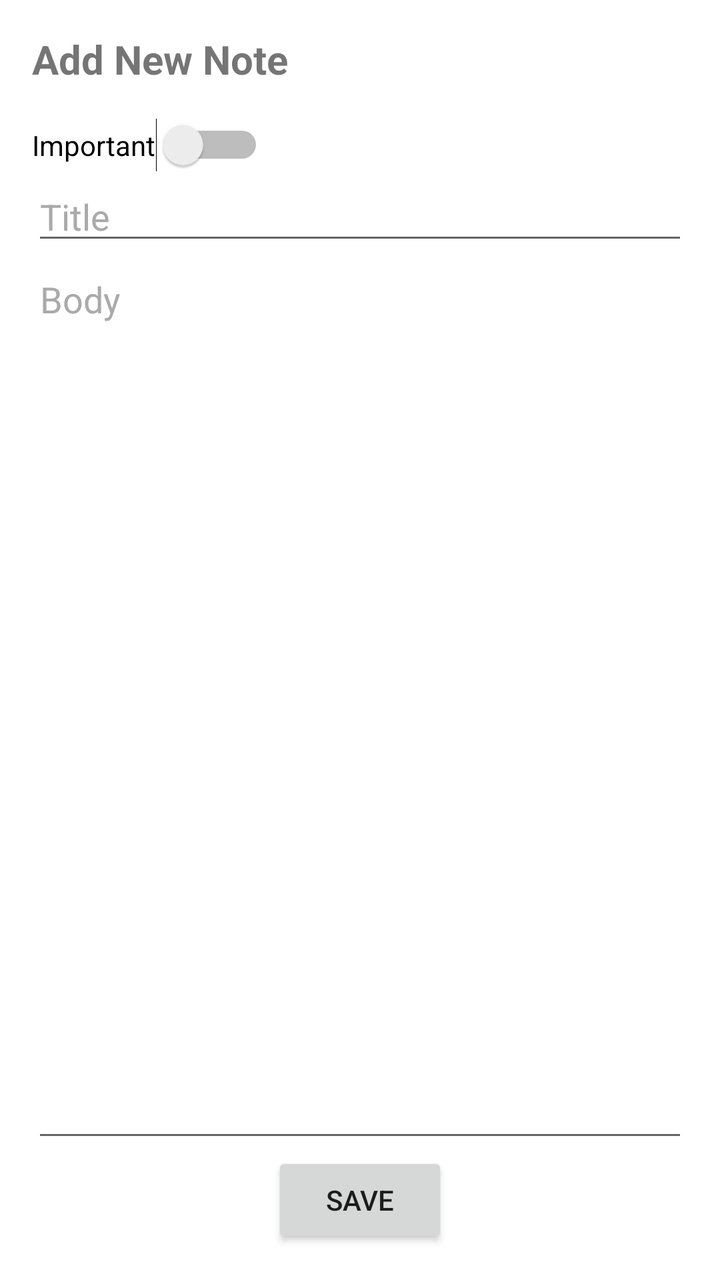
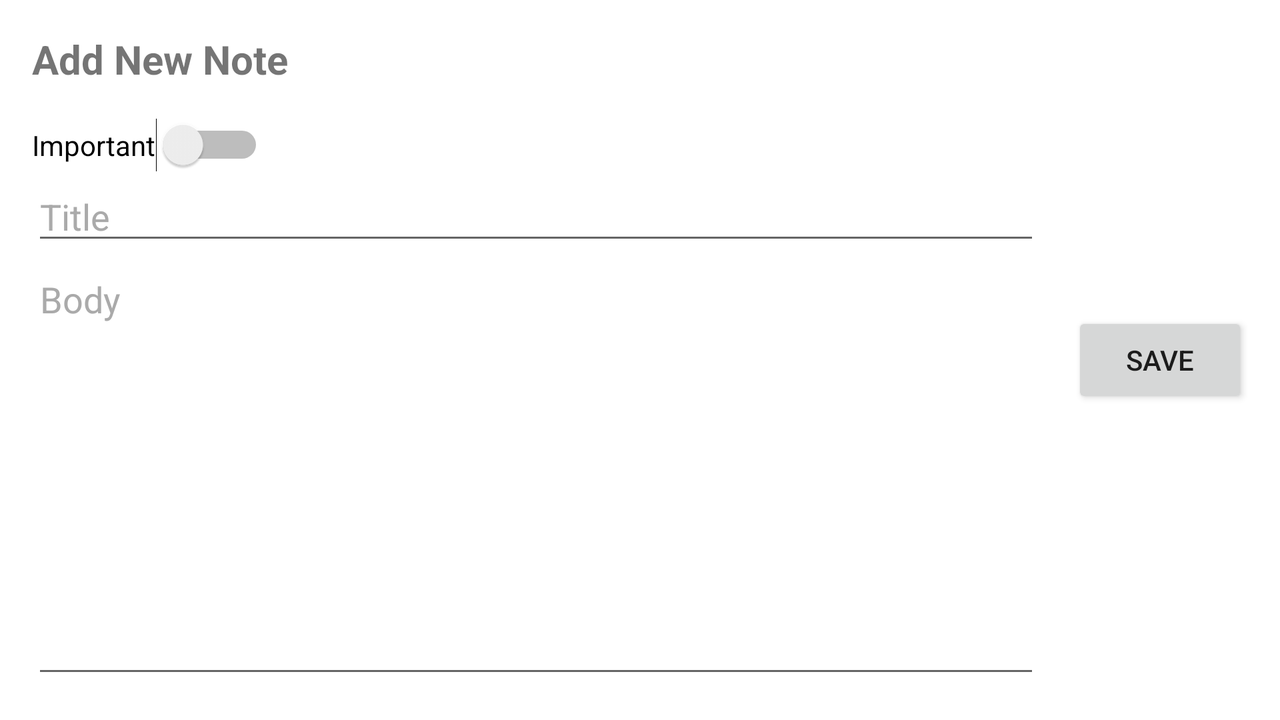

Compare how this app lays out the same screen by default and in its alternative resource folder. The renders come first, then the two layout files and the values they reference.
<!-- AndroidManifest.xml: application theme Theme.MultipleFragments -->
<!-- res/layout/fragment_add_screen.xml -->
<?xml version="1.0" encoding="utf-8"?>
<androidx.constraintlayout.widget.ConstraintLayout
        xmlns:android="http://schemas.android.com/apk/res/android"
        xmlns:tools="http://schemas.android.com/tools"
        xmlns:app="http://schemas.android.com/apk/res-auto"
        android:layout_width="match_parent"
        android:layout_height="match_parent"
        tools:context=".FragmentAddScreen" android:padding="16dp">
    <TextView
            android:text="Add New Note"
            android:layout_width="wrap_content"
            android:layout_height="wrap_content"
            android:id="@+id/addLabel"
            android:textStyle="bold" android:textSize="20sp"
            app:layout_constraintTop_toTopOf="parent" app:layout_constraintStart_toStartOf="parent"/>
    <Switch
            android:text="Important"
            android:layout_width="wrap_content"
            android:layout_height="wrap_content" android:id="@+id/addImportant"
            app:layout_constraintStart_toStartOf="@+id/addLabel" app:layout_constraintTop_toBottomOf="@+id/addLabel"
            app:layout_constraintBottom_toTopOf="@+id/addTitle" android:layout_marginTop="16dp"
            android:layout_marginBottom="16dp"/>
    <EditText
            android:layout_width="0dp"
            android:layout_height="wrap_content"
            android:inputType="textPersonName"
            android:ems="10"
            android:id="@+id/addTitle"
            android:hint="Title"
            android:textColorHint="@android:color/darker_gray"
            app:layout_constraintStart_toStartOf="@+id/addImportant"
            app:layout_constraintTop_toBottomOf="@+id/addImportant" app:layout_constraintEnd_toEndOf="parent"/>
    <EditText
            android:layout_width="0dp"
            android:layout_height="0dp"
            android:inputType="textMultiLine"
            android:gravity="start|top"
            android:ems="10"
            android:id="@+id/addBody"
            android:hint="Body"
            android:textColorHint="@android:color/darker_gray" app:layout_constraintTop_toBottomOf="@+id/addTitle"
            app:layout_constraintStart_toStartOf="@+id/addTitle"
            app:layout_constraintEnd_toEndOf="parent" app:layout_constraintBottom_toTopOf="@+id/addSave"/>
    <Button
            android:text="SAVE"
            android:layout_width="wrap_content"
            android:layout_height="wrap_content" android:id="@+id/addSave"
            app:layout_constraintBottom_toBottomOf="parent" app:layout_constraintStart_toStartOf="parent"
            app:layout_constraintEnd_toEndOf="parent"/>
</androidx.constraintlayout.widget.ConstraintLayout>
<!-- resources referenced by this layout -->
<resources>
  <style name="Theme.MultipleFragments" parent="Theme.MaterialComponents.DayNight.DarkActionBar">
          
          <item name="colorPrimary">@color/purple_500</item>
          <item name="colorPrimaryVariant">@color/purple_700</item>
          <item name="colorOnPrimary">@color/white</item>
          
          <item name="colorSecondary">@color/teal_200</item>
          <item name="colorSecondaryVariant">@color/teal_700</item>
          <item name="colorOnSecondary">@color/black</item>
          
          <item name="android:statusBarColor" tools:targetApi="l">?attr/colorPrimaryVariant</item>
          
      </style>
</resources>
<!-- res/layout-land/fragment_add_screen.xml (the author's variant of the layout above) -->
<!-- drawn on the phone turned sideways -->
<?xml version="1.0" encoding="utf-8"?>
<androidx.constraintlayout.widget.ConstraintLayout
        xmlns:android="http://schemas.android.com/apk/res/android"
        xmlns:tools="http://schemas.android.com/tools"
        xmlns:app="http://schemas.android.com/apk/res-auto"
        android:layout_width="match_parent"
        android:layout_height="match_parent"
        tools:context=".FragmentAddScreen" android:padding="16dp">
    <TextView
            android:text="Add New Note"
            android:layout_width="wrap_content"
            android:layout_height="wrap_content"
            android:id="@+id/addLabel"
            android:textStyle="bold" android:textSize="20sp"
            app:layout_constraintTop_toTopOf="parent" app:layout_constraintStart_toStartOf="parent"/>
    <Switch
            android:text="Important"
            android:layout_width="wrap_content"
            android:layout_height="wrap_content" android:id="@+id/addImportant"
            app:layout_constraintStart_toStartOf="@+id/addLabel" app:layout_constraintTop_toBottomOf="@+id/addLabel"
            app:layout_constraintBottom_toTopOf="@+id/addTitle" android:layout_marginTop="16dp"
            android:layout_marginBottom="16dp"/>
    <EditText
            android:layout_width="0dp"
            android:layout_height="wrap_content"
            android:inputType="textPersonName"
            android:ems="10"
            android:id="@+id/addTitle"
            android:hint="Title"
            android:textColorHint="@android:color/darker_gray"
            app:layout_constraintStart_toStartOf="@+id/addImportant"
            app:layout_constraintTop_toBottomOf="@+id/addImportant" app:layout_constraintEnd_toStartOf="@+id/addSave"
            android:layout_marginEnd="16dp"/>
    <EditText
            android:layout_width="0dp"
            android:layout_height="0dp"
            android:inputType="textMultiLine"
            android:gravity="start|top"
            android:ems="10"
            android:id="@+id/addBody"
            android:hint="Body"
            android:textColorHint="@android:color/darker_gray" app:layout_constraintTop_toBottomOf="@+id/addTitle"
            app:layout_constraintStart_toStartOf="@+id/addTitle"
            app:layout_constraintBottom_toBottomOf="parent"
            app:layout_constraintHorizontal_bias="0.0" app:layout_constraintVertical_bias="0.0"
            app:layout_constraintEnd_toStartOf="@+id/addSave" android:layout_marginEnd="16dp"/>
    <Button
            android:text="SAVE"
            android:layout_width="wrap_content"
            android:layout_height="wrap_content" android:id="@+id/addSave"
            app:layout_constraintTop_toTopOf="parent"
            app:layout_constraintBottom_toBottomOf="parent" app:layout_constraintEnd_toEndOf="parent"/>
</androidx.constraintlayout.widget.ConstraintLayout>
